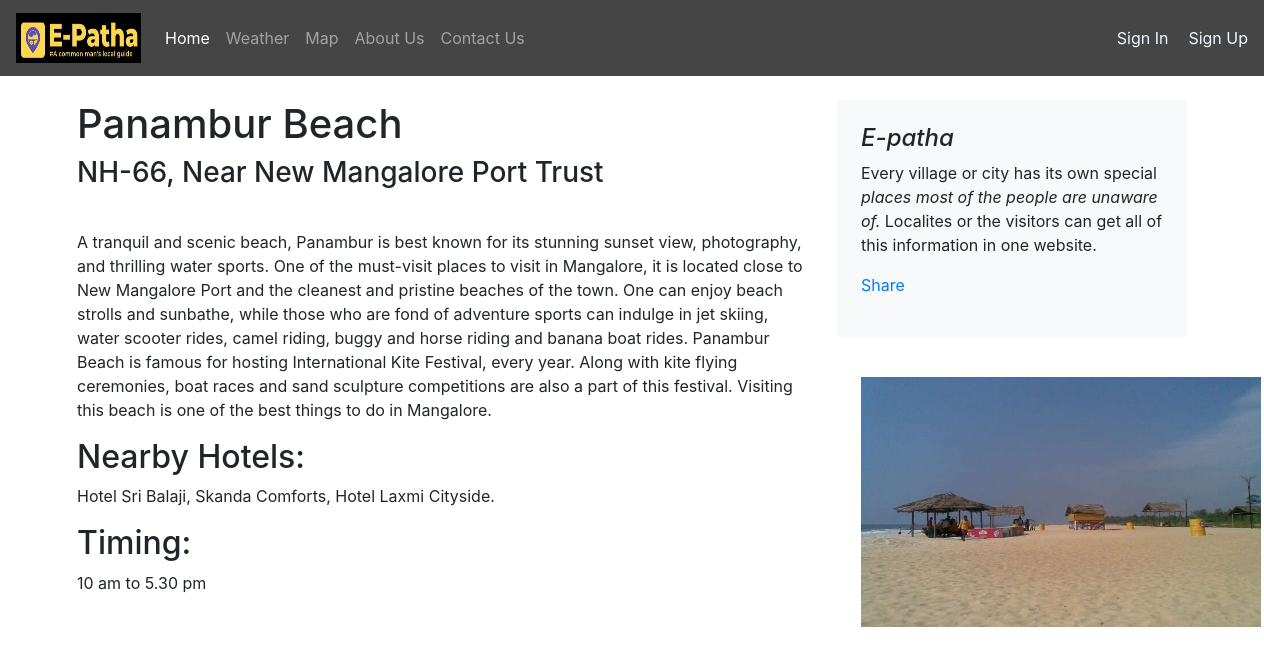
The app's page /tourism/blogpost/3, older data.
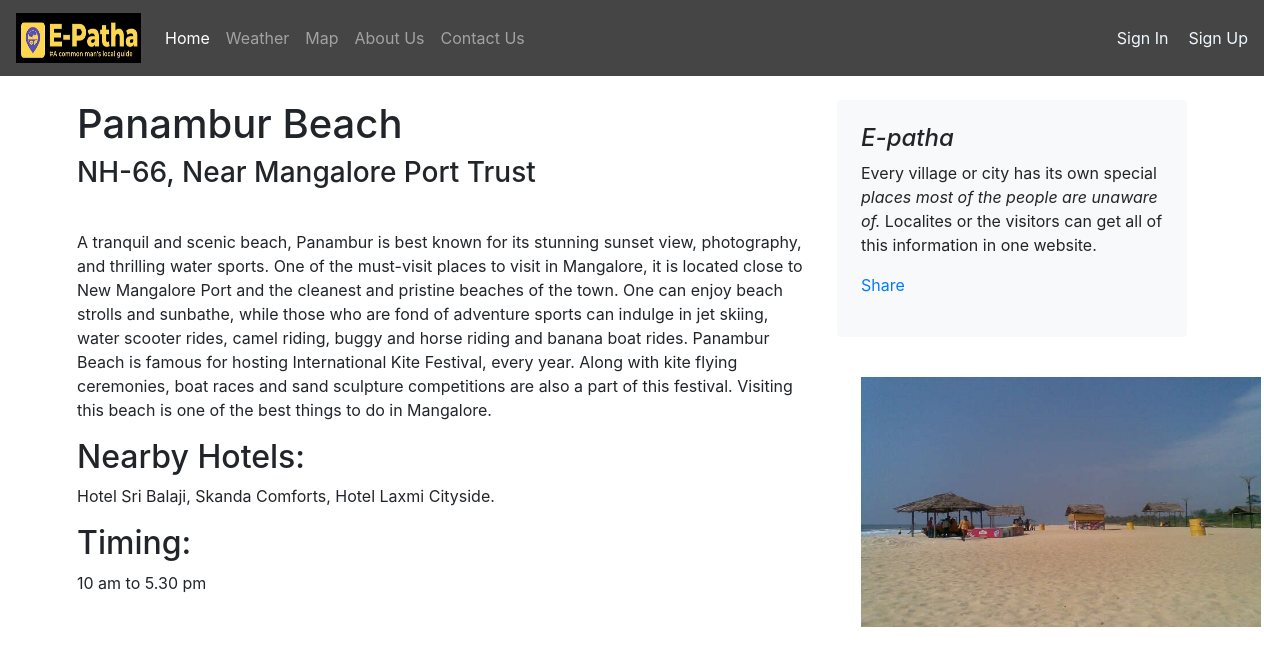
The same page, newer data.
### tourism/models.py (models this page shows)
class Blogpost(models.Model):
    post_id = models.AutoField(primary_key=True)
    Place_name = models.CharField(max_length=50)
    place = models.CharField(max_length=500, default="")
    About = models.CharField(max_length=5000, default="")
    headding = models.CharField(max_length=500, default="")
    info = models.CharField(max_length=5000, default="")
    headdings = models.CharField(max_length=500, default="")
    informations = models.CharField(max_length=5000, default="")
    info_date = models.DateField()
    Images = models.ImageField(upload_to='e_patha/images', default="")
    def __str__(self):
        return self.Place_name

### tourism/views.py (the view)
# urls.py: path("blogpost/<int:id>", views.blogpost, name="blogHome")
def blogpost(request, id):
    post = Blogpost.objects.filter(post_id = id)[0]
    print(post)
    return render(request, 'tourism/blogpost.html',
                  {'post':post})

### tourism/templates/tourism/blogpost.html (shortened to what this page needs)
{% extends 'e_patha/basic.html' %}
{% block body %}
<div class="container">
    <div class="row mt-4">
        <div class="col-md-8 blog-main">
            <h1 class="font">
                {{post.Place_name}}
            </h1>
            <div class="blog-post">
                <h3 class="blog-post-title">{{post.place}}</h3>
                <div class="fb-like" data-href="http://127.0.0.1:8000/tourism/blogpost/{{post.post_id}}" data-layout="standard" data-action="like" data-size="large" data-show-faces="false" data-share="true"></div><br>
                <p>{{post.About}}</p>
                <h2>{{post.headding}}</h2>
                <p>{{post.info}}</p>
                <h2>{{post.headdings}}</h2>
                <p>{{post.informations}}</p>
            </div>
        </div>
        <aside class="col-md-4 blog-sidebar">
            <div class="p-4 mb-3 bg-light rounded">
                <h4 class="font-italic">E-patha</h4>
                <p class="mb-0"> Every village or city has its own special<em> places most of the people are unaware of. </em>Localites or the visitors can get all of this information in one website. </p>
                <div class="my-3 fb-share-button" data-href="http://127.0.0.1:8000/tourism
                /blogpost/{{post.post_id}}" data-layout="button_count" data-size="large"><a target="_blank" href="https://www.facebook.com/sharer/sharer.php?u=http%3A%2F%2F127.0.0.1%3A8000%2Fblog%2Fblogpost%2F4&amp;src=sdkpreparse" class="fb-xfbml-parse-ignore">Share</a></div>
            </div>
            <div class="p-4">
                <img src="/media/{{post.Images}}"  height="250">
            </div>
        </aside>
    </div>
</div>
{% endblock %}

Row changes from the older to the newer data that the page shows:
changed Blogpost "Panambur Beach": place "NH-66, Near New Mangalore Port Trust" → "NH-66, Near Mangalore Port Trust"
